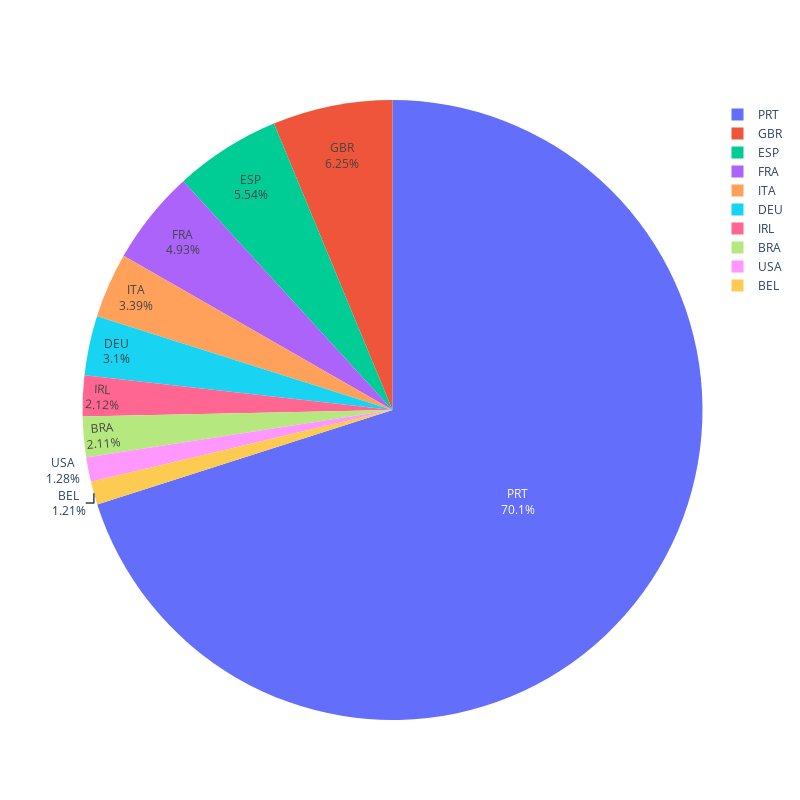

This figure's notebook cell:
### Markdown cell above
**`Question:`**\
Top 10 countries who had the most cancellation rates?

### Code cell
import plotly.graph_objects as go

cancelled_data = df[df['is_canceled']==1]
top_10_country = cancelled_data['country'].value_counts()[:10]

fig = go.Figure(data=[go.Pie(labels=top_10_country.index, values=top_10_country, textinfo='label+percent')])
fig.update_layout(
    autosize=False,
    width=800,
    height=800,
)
fig.show()

### Figure 1 — Plotly figure (JSON) as saved in the notebook; plotly's stock layout.template omitted (floating-point values rounded to 4 significant figures)
{"data": [{"labels": ["PRT", "GBR", "ESP", "FRA", "ITA", "DEU", "IRL", "BRA", "USA", "BEL"], "textinfo": "label+percent", "type": "pie", "values": [27514, 2453, 2177, 1934, 1333, 1218, 832, 830, 501, 474]}], "layout": {"autosize": false, "height": 800, "width": 800}}
